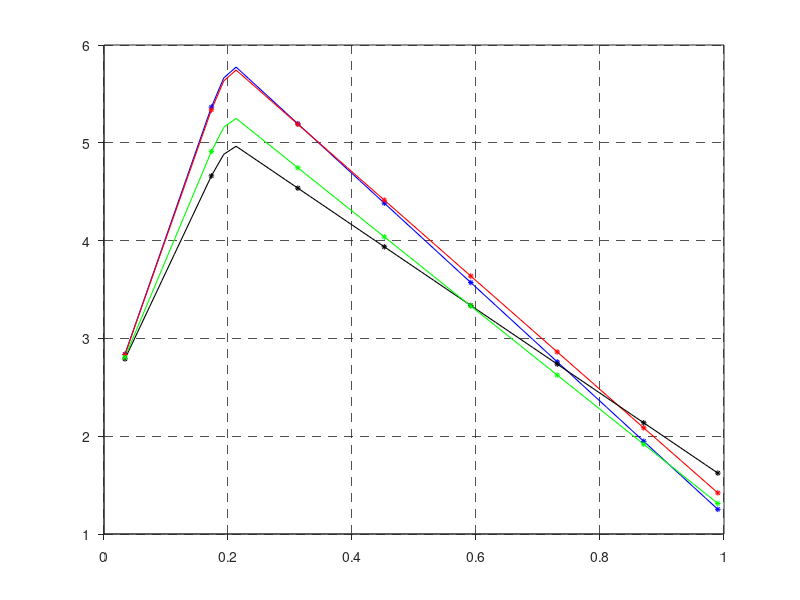

Here is the MATLAB script that generated this plot: (Note: this script raises an error after producing the figure.)
%%% Plots chord and twist for all design configurations on the same plot


load('static_sp2_opt.mat');

chord_profile_static_slsqp = cell2mat(Chord_profile);
twist_profile_static_slsqp = Twist_profile + 0.51095699;

points_chord_static_slsqp = [chord_profile_static_slsqp(1:7:end), chord_profile_static_slsqp(end)] ;
points_twist_static_slsqp = [twist_profile_static_slsqp(1:7:end), twist_profile_static_slsqp(end)];

load('GA_mutation0.5_opt.mat');
chord_profile_static_ga = cell2mat(Chord_profile);
twist_profile_static_ga = Twist_profile + 2.774201605;

points_chord_static_ga = [chord_profile_static_ga(1:7:end), chord_profile_static_ga(end)];
points_twist_static_ga = [twist_profile_static_ga(1:7:end), twist_profile_static_ga(end)];


load('dynamic_sp2_opt.mat');

chord_profile_dynamic_slsqp = cell2mat(Chord_profile);
twist_profile_dynamic_slsqp = Twist_profile +2.12592484	;

points_chord_dynamic_slsqp = [chord_profile_dynamic_slsqp(1:7:end), chord_profile_dynamic_slsqp(end)] ;
points_twist_dynamic_slsqp = [twist_profile_dynamic_slsqp(1:7:end), twist_profile_dynamic_slsqp(end)];

load('dynamic_GA_opt.mat');

chord_profile_dynamic_ga = cell2mat(Chord_profile);
twist_profile_dynamic_ga = Twist_profile+1.17744515;

points_chord_dynamic_ga = [chord_profile_dynamic_ga(1:7:end), chord_profile_dynamic_ga(end)] ;
points_twist_dynamic_ga = [twist_profile_dynamic_ga(1:7:end), twist_profile_dynamic_ga(end)];

normalized_radius = Blade_radius/63;
points_radius = [normalized_radius(1:7:end), normalized_radius(end)];

figure(1)
plot(normalized_radius, chord_profile_static_slsqp, 'b-', 'LineWidth', 0.8); hold on;
plot(normalized_radius, chord_profile_static_ga, 'r-', 'LineWidth', 0.8);
plot(normalized_radius, chord_profile_dynamic_slsqp, 'k-', 'LineWidth', 0.8); 
plot(normalized_radius, chord_profile_dynamic_ga, 'g-', 'LineWidth', 0.8);



plot(points_radius, points_chord_static_slsqp, 'b*', 'MarkerSize',4);
plot(points_radius, points_chord_static_ga, 'r*', 'MarkerSize',4);
plot(points_radius, points_chord_dynamic_slsqp, 'k*', 'MarkerSize',4); 
plot(points_radius, points_chord_dynamic_ga, 'g*', 'MarkerSize',4);


grid on
a = gca;
% set box property to off and remove background color
set(a,'box','off','color','none')
% create new, empty axes with box but without ticks
b = axes('Position',get(a,'Position'),'box','on','xtick',[],'ytick',[]);
% set original axes as active
axes(a)
% link axes in case of zooming
linkaxes([a b])
set(gca,'GridLineStyle','--')
set(gca,'GridAlpha',0.8)
set(gca,'TickDir','out');

axesH = gca;
axesH.XAxis.TickLabelInterpreter = 'latex';
axesH.XAxis.TickLabelFormat      = '\\textbf{%g}';
axesH.YAxis.TickLabelInterpreter = 'latex';
axesH.YAxis.TickLabelFormat      = '\\textbf{%g}';


%ax.GridAlpha = 1;
ylabel('\textbf{Chord distribution (m)}','Interpreter','latex');
xlabel('\textbf{Normalized blade radius (-)}','Interpreter','latex');
legend('\textbf{Static SLSQP}', '\textbf{Static GA}','\textbf{Dynamic SLSQP}','\textbf{Dynamic GA}','Interpreter','latex'); 

figure(2)
plot(normalized_radius, twist_profile_static_slsqp, 'b-', 'LineWidth', 0.8); hold on;
plot(normalized_radius, twist_profile_static_ga, 'r-', 'LineWidth', 0.8);
plot(normalized_radius, twist_profile_dynamic_slsqp, 'k-', 'LineWidth', 0.8); 
plot(normalized_radius, twist_profile_dynamic_ga, 'g-', 'LineWidth', 0.8);



plot(points_radius, points_twist_static_slsqp, 'b*', 'MarkerSize',4);
plot(points_radius, points_twist_static_ga, 'r*', 'MarkerSize',4);
plot(points_radius, points_twist_dynamic_slsqp, 'k*', 'MarkerSize',4); 
plot(points_radius, points_twist_dynamic_ga, 'g*', 'MarkerSize',4);


grid on
a = gca;
% set box property to off and remove background color
set(a,'box','off','color','none')
% create new, empty axes with box but without ticks
b = axes('Position',get(a,'Position'),'box','on','xtick',[],'ytick',[]);
% set original axes as active
axes(a)
% link axes in case of zooming
linkaxes([a b])
set(gca,'GridLineStyle','--')
set(gca,'GridAlpha',0.8)
set(gca,'TickDir','out');
axesH = gca;
axesH.XAxis.TickLabelInterpreter = 'latex';
axesH.XAxis.TickLabelFormat      = '\\textbf{%g}';
axesH.YAxis.TickLabelInterpreter = 'latex';
axesH.YAxis.TickLabelFormat      = '\\textbf{%g}';

%ax.GridAlpha = 1;
ylabel('\textbf{Twist distribution ($^\circ$)}','Interpreter','latex');
xlabel('\textbf{Normalized blade radius (-)}','Interpreter','latex');
legend('\textbf{Static SLSQP}', '\textbf{Static GA}','\textbf{Dynamic SLSQP}','\textbf{Dynamic GA}','Interpreter','latex');